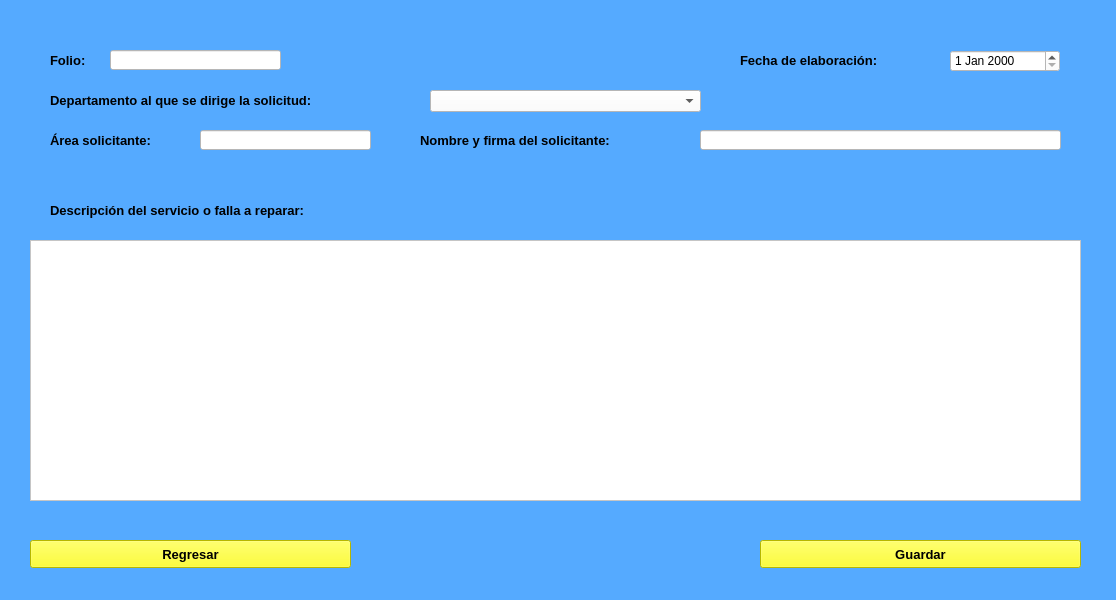
<?xml version="1.0" encoding="UTF-8"?>
<ui version="4.0">
 <class>RealizarSolicitud</class>
 <widget class="QMainWindow" name="RealizarSolicitud">
  <property name="geometry">
   <rect>
    <x>0</x>
    <y>0</y>
    <width>1116</width>
    <height>600</height>
   </rect>
  </property>
  <property name="windowTitle">
   <string>MainWindow</string>
  </property>
  <property name="styleSheet">
   <string notr="true">QWidget{
	background-color: rgb(85, 170, 255);
}
QPushButton{
	background-color: rgb(255, 255, 0);
}</string>
  </property>
  <widget class="QWidget" name="centralwidget">
   <widget class="QLabel" name="label_20">
    <property name="geometry">
     <rect>
      <x>50</x>
      <y>50</y>
      <width>51</width>
      <height>21</height>
     </rect>
    </property>
    <property name="font">
     <font>
      <pointsize>10</pointsize>
      <weight>75</weight>
      <bold>true</bold>
     </font>
    </property>
    <property name="text">
     <string>Folio:</string>
    </property>
   </widget>
   <widget class="QLineEdit" name="lineEdit_12">
    <property name="geometry">
     <rect>
      <x>110</x>
      <y>50</y>
      <width>171</width>
      <height>20</height>
     </rect>
    </property>
    <property name="styleSheet">
     <string notr="true">background-color: rgb(255, 255, 255);</string>
    </property>
   </widget>
   <widget class="QLabel" name="label_21">
    <property name="geometry">
     <rect>
      <x>50</x>
      <y>90</y>
      <width>361</width>
      <height>21</height>
     </rect>
    </property>
    <property name="font">
     <font>
      <pointsize>10</pointsize>
      <weight>75</weight>
      <bold>true</bold>
     </font>
    </property>
    <property name="text">
     <string>Departamento al que se dirige la solicitud: </string>
    </property>
   </widget>
   <widget class="QLabel" name="label_22">
    <property name="geometry">
     <rect>
      <x>50</x>
      <y>130</y>
      <width>141</width>
      <height>21</height>
     </rect>
    </property>
    <property name="font">
     <font>
      <pointsize>10</pointsize>
      <weight>75</weight>
      <bold>true</bold>
     </font>
    </property>
    <property name="text">
     <string>Área solicitante: </string>
    </property>
   </widget>
   <widget class="QLineEdit" name="lineEdit_13">
    <property name="geometry">
     <rect>
      <x>200</x>
      <y>130</y>
      <width>171</width>
      <height>20</height>
     </rect>
    </property>
    <property name="styleSheet">
     <string notr="true">background-color: rgb(255, 255, 255);</string>
    </property>
   </widget>
   <widget class="QLabel" name="label_23">
    <property name="geometry">
     <rect>
      <x>740</x>
      <y>50</y>
      <width>191</width>
      <height>21</height>
     </rect>
    </property>
    <property name="font">
     <font>
      <pointsize>10</pointsize>
      <weight>75</weight>
      <bold>true</bold>
     </font>
    </property>
    <property name="text">
     <string>Fecha de elaboración:</string>
    </property>
   </widget>
   <widget class="QDateEdit" name="dateEdit_7">
    <property name="geometry">
     <rect>
      <x>950</x>
      <y>50</y>
      <width>110</width>
      <height>22</height>
     </rect>
    </property>
    <property name="styleSheet">
     <string notr="true">background-color: rgb(255, 255, 255);</string>
    </property>
   </widget>
   <widget class="QLabel" name="label_24">
    <property name="geometry">
     <rect>
      <x>420</x>
      <y>130</y>
      <width>271</width>
      <height>21</height>
     </rect>
    </property>
    <property name="font">
     <font>
      <pointsize>10</pointsize>
      <weight>75</weight>
      <bold>true</bold>
     </font>
    </property>
    <property name="text">
     <string>Nombre y firma del solicitante:</string>
    </property>
   </widget>
   <widget class="QLineEdit" name="lineEdit_15">
    <property name="geometry">
     <rect>
      <x>700</x>
      <y>130</y>
      <width>361</width>
      <height>20</height>
     </rect>
    </property>
    <property name="styleSheet">
     <string notr="true">background-color: rgb(255, 255, 255);</string>
    </property>
   </widget>
   <widget class="QLabel" name="label_25">
    <property name="geometry">
     <rect>
      <x>50</x>
      <y>200</y>
      <width>351</width>
      <height>21</height>
     </rect>
    </property>
    <property name="font">
     <font>
      <pointsize>10</pointsize>
      <weight>75</weight>
      <bold>true</bold>
     </font>
    </property>
    <property name="text">
     <string>Descripción del servicio o falla a reparar:</string>
    </property>
   </widget>
   <widget class="QTextEdit" name="textEdit_2">
    <property name="geometry">
     <rect>
      <x>30</x>
      <y>240</y>
      <width>1051</width>
      <height>261</height>
     </rect>
    </property>
    <property name="styleSheet">
     <string notr="true">background-color: rgb(255, 255, 255);</string>
    </property>
    <property name="html">
     <string>&lt;!DOCTYPE HTML PUBLIC &quot;-//W3C//DTD HTML 4.0//EN&quot; &quot;http://www.w3.org/TR/REC-html40/strict.dtd&quot;&gt;
&lt;html&gt;&lt;head&gt;&lt;meta name=&quot;qrichtext&quot; content=&quot;1&quot; /&gt;&lt;style type=&quot;text/css&quot;&gt;
p, li { white-space: pre-wrap; }
&lt;/style&gt;&lt;/head&gt;&lt;body style=&quot; font-family:'MS Shell Dlg 2'; font-size:7.8pt; font-weight:400; font-style:normal;&quot;&gt;
&lt;p style=&quot;-qt-paragraph-type:empty; margin-top:0px; margin-bottom:0px; margin-left:0px; margin-right:0px; -qt-block-indent:0; text-indent:0px;&quot;&gt;&lt;br /&gt;&lt;/p&gt;&lt;/body&gt;&lt;/html&gt;</string>
    </property>
   </widget>
   <widget class="QPushButton" name="pushButton_3">
    <property name="geometry">
     <rect>
      <x>30</x>
      <y>540</y>
      <width>321</width>
      <height>28</height>
     </rect>
    </property>
    <property name="font">
     <font>
      <pointsize>10</pointsize>
      <weight>75</weight>
      <bold>true</bold>
     </font>
    </property>
    <property name="text">
     <string>Regresar</string>
    </property>
   </widget>
   <widget class="QPushButton" name="pushButton_4">
    <property name="geometry">
     <rect>
      <x>760</x>
      <y>540</y>
      <width>321</width>
      <height>28</height>
     </rect>
    </property>
    <property name="font">
     <font>
      <pointsize>10</pointsize>
      <weight>75</weight>
      <bold>true</bold>
     </font>
    </property>
    <property name="text">
     <string>Guardar</string>
    </property>
   </widget>
   <widget class="QComboBox" name="comboBox">
    <property name="geometry">
     <rect>
      <x>430</x>
      <y>90</y>
      <width>271</width>
      <height>22</height>
     </rect>
    </property>
    <property name="styleSheet">
     <string notr="true">background-color: rgb(255, 255, 255);
font: 75 8pt &quot;MS Shell Dlg 2&quot;;
font: 75 8pt &quot;MS Shell Dlg 2&quot;;</string>
    </property>
   </widget>
  </widget>
 </widget>
 <resources/>
 <connections/>
</ui>
